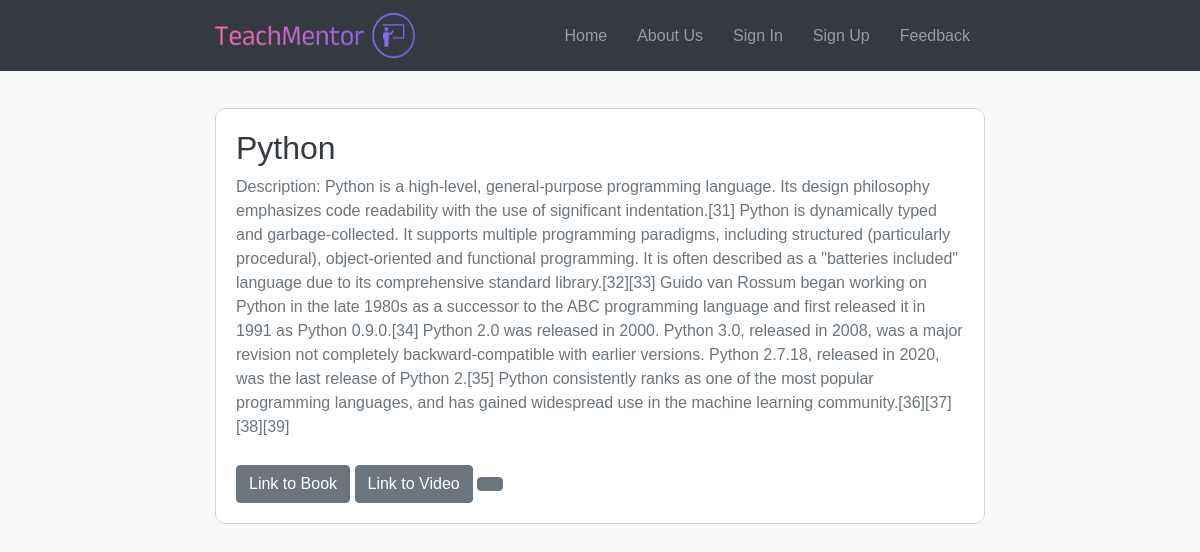
The page /course_details/1/ on the database as committed earlier.
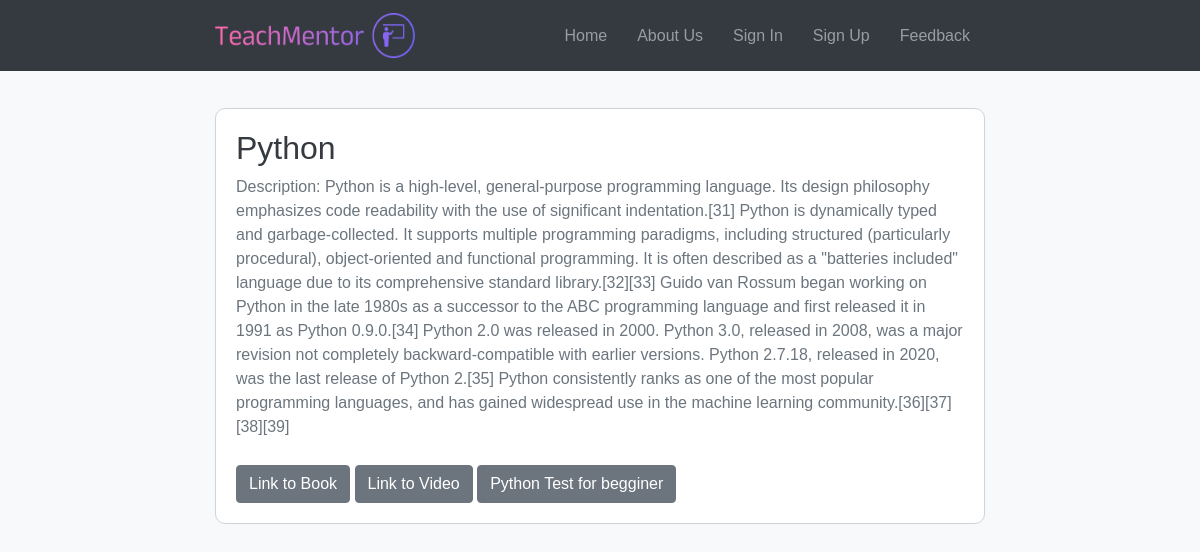
The same page on the database as committed later.
### teachmentor_app/models.py (models this page shows, shortened)
class Course(models.Model):
    course_name = models.CharField(max_length=30, blank=False)
    description = models.TextField()
    likes = models.IntegerField(default=0)
    book_link = models.URLField(blank=True)
    video_link = models.URLField(blank=True)

class Test(models.Model):
    course = models.ForeignKey(Course, on_delete=models.CASCADE)
    title = models.CharField(max_length=60, blank=False)

### teachmentor_app/views.py (the view)
# urls.py: path('course_details/<int:course_id>/', course_details, name='course_details'),
def course_details(request, course_id):
    course = get_object_or_404(Course, pk=course_id)
    test = Test.objects.filter(course=course).first()  # Получаем тест для данного курса
    return render(request, 'course_details.html', {'course': course, 'test': test})

### templates/course_details.html (shortened to what this page needs)
{% load static %}
<!DOCTYPE html>
<html lang="en">
<head>
    <link rel="stylesheet" href="https://stackpath.bootstrapcdn.com/bootstrap/4.5.2/css/bootstrap.min.css">
    <link rel="stylesheet" href="https://cdnjs.cloudflare.com/ajax/libs/font-awesome/5.15.4/css/all.min.css">
</head>
<body>
<nav class="navbar navbar-expand-lg navbar-dark fixed-top">
    <div class="container">
        <a class="navbar-brand" href="/"><img src="{% static 'img/image.png' %}" width="200" height="45" alt="TechMentor"></a>
        <div class="collapse navbar-collapse" id="navbarSupportedContent">
            <ul class="navbar-nav ml-auto">
                <li class="nav-item">
                    <a class="nav-link" href="/">Home</a>
                </li>
                <li class="nav-item">
                    <a class="nav-link" href="{% url 'about' %}">About Us</a>
                </li>
                {% if user.is_authenticated %}
                <li class="nav-item">
                        <a class="nav-link link-effect" href="{% url 'add_course' %}">Add Course</a>
                    </li>
                         <li class="nav-item">
                        <a class="nav-link" href="{% url 'user_profile' %}">Profile</a>
                    </li>
                    <li class="nav-item">
                        <a class="nav-link" href="{% url 'logout' %}">Sign out</a>
                    </li>
                {% else %}
                    <li class="nav-item">
                        <a class="nav-link" href="{% url 'login' %}">Sign In</a>
                    </li>
                    <li class="nav-item">
                        <a class="nav-link" href="{% url 'register' %}">Sign Up</a>
                    </li>
                {% endif %}
                <li class="nav-item">
                    <a class="nav-link" href="{% url 'feedback' %}?name-feedback">Feedback</a>
                </li>
            </ul>
        </div>
    </div>
</nav>
<div class="container mt-5">
    <div class="course-details">
        <h2>{{ course.course_name }}</h2>
        <p>Description: {{ course.description }}</p>
        <a href="{{ course.book_link }}" class="btn btn-secondary" target="_blank">Link to Book</a>
        <a href="{{ course.video_link }}" class="btn btn-secondary" target="_blank">Link to Video</a>
        <a href="{% url 'test' test_id=test.id %}"  class="btn btn-secondary" target="_blank">{{ test.title }}</a>
    </div>
</div>
</body>
</html>

### templates/course_details.html (style rules this page uses)
body { background-color: #f8f9fa; font-family: Arial, sans-serif; padding-top: 60px; }
.container { max-width: 800px; }
.course-details { margin-top: 30px; padding: 20px; border: 1px solid #ced4da; border-radius: 10px; background-color: #fff; }
.course-details h2 { color: #343a40; }
.course-details p { color: #6c757d; }
.course-details a.btn { margin-top: 10px; }
.navbar { background-color: #343a40; }
.navbar-brand { color: #fff; font-size: 24px; }
.navbar-nav .nav-link { color: #fff; }
.navbar-dark .navbar-nav .nav-link { padding: 10px 15px; transition: all 0.3s ease; }

Rows that differ between the two databases and show on the page:
added Test: title "Python Test for begginer"
